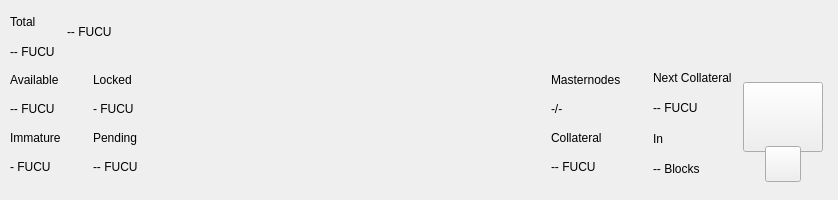
<?xml version="1.0" encoding="UTF-8"?>
<ui version="4.0">
 <class>TopBar</class>
 <widget class="QWidget" name="TopBar">
  <property name="geometry">
   <rect>
    <x>0</x>
    <y>0</y>
    <width>838</width>
    <height>200</height>
   </rect>
  </property>
  <property name="minimumSize">
   <size>
    <width>0</width>
    <height>200</height>
   </size>
  </property>
  <property name="maximumSize">
   <size>
    <width>16777215</width>
    <height>200</height>
   </size>
  </property>
  <property name="windowTitle">
   <string>Form</string>
  </property>
  <layout class="QVBoxLayout" name="verticalLayout_10" stretch="0">
   <property name="spacing">
    <number>0</number>
   </property>
   <property name="leftMargin">
    <number>0</number>
   </property>
   <property name="topMargin">
    <number>0</number>
   </property>
   <property name="rightMargin">
    <number>0</number>
   </property>
   <property name="bottomMargin">
    <number>0</number>
   </property>
   <item>
    <widget class="PFBorderImage" name="containerTop">
     <layout class="QVBoxLayout" name="verticalLayout_11">
      <property name="spacing">
       <number>0</number>
      </property>
      <property name="leftMargin">
       <number>0</number>
      </property>
      <property name="topMargin">
       <number>0</number>
      </property>
      <property name="rightMargin">
       <number>0</number>
      </property>
      <property name="bottomMargin">
       <number>0</number>
      </property>
      <item>
       <widget class="QWidget" name="top_container_2" native="true">
        <property name="minimumSize">
         <size>
          <width>0</width>
          <height>65</height>
         </size>
        </property>
        <layout class="QHBoxLayout" name="top_container">
         <property name="spacing">
          <number>0</number>
         </property>
         <property name="leftMargin">
          <number>10</number>
         </property>
         <property name="topMargin">
          <number>0</number>
         </property>
         <property name="rightMargin">
          <number>10</number>
         </property>
         <property name="bottomMargin">
          <number>0</number>
         </property>
         <item>
          <layout class="QHBoxLayout" name="horizontalLayout_4">
           <property name="spacing">
            <number>12</number>
           </property>
           <property name="rightMargin">
            <number>0</number>
           </property>
           <item>
            <widget class="QWidget" name="widgetAmount" native="true">
             <layout class="QVBoxLayout" name="verticalLayout_2">
              <property name="spacing">
               <number>2</number>
              </property>
              <property name="leftMargin">
               <number>0</number>
              </property>
              <property name="topMargin">
               <number>8</number>
              </property>
              <property name="rightMargin">
               <number>0</number>
              </property>
              <property name="bottomMargin">
               <number>0</number>
              </property>
              <item>
               <widget class="QLabel" name="labelTitle1">
                <property name="text">
                 <string>Total</string>
                </property>
               </widget>
              </item>
              <item>
               <widget class="QLabel" name="labelAmountFucu">
                <property name="text">
                 <string notr="true">-- FUCU</string>
                </property>
               </widget>
              </item>
             </layout>
            </widget>
           </item>
           <item alignment="Qt::AlignVCenter">
            <widget class="QWidget" name="widgetTopAmount" native="true">
             <property name="sizePolicy">
              <sizepolicy hsizetype="Preferred" vsizetype="Maximum">
               <horstretch>0</horstretch>
               <verstretch>0</verstretch>
              </sizepolicy>
             </property>
             <layout class="QHBoxLayout" name="horizontalLayout_5">
              <property name="spacing">
               <number>0</number>
              </property>
              <property name="leftMargin">
               <number>0</number>
              </property>
              <property name="topMargin">
               <number>0</number>
              </property>
              <property name="rightMargin">
               <number>0</number>
              </property>
              <property name="bottomMargin">
               <number>0</number>
              </property>
              <item alignment="Qt::AlignTop">
               <widget class="QLabel" name="labelAmountTopFucu">
                <property name="minimumSize">
                 <size>
                  <width>0</width>
                  <height>36</height>
                 </size>
                </property>
                <property name="styleSheet">
                 <string notr="true">padding:0px;margin:0px;</string>
                </property>
                <property name="text">
                 <string notr="true">-- FUCU</string>
                </property>
               </widget>
              </item>
             </layout>
            </widget>
           </item>
           <item>
            <spacer name="horizontalSpacer">
             <property name="orientation">
              <enum>Qt::Horizontal</enum>
             </property>
             <property name="sizeHint" stdset="0">
              <size>
               <width>40</width>
               <height>20</height>
              </size>
             </property>
            </spacer>
           </item>
           <item alignment="Qt::AlignRight">
            <widget class="QWidget" name="layoutSync" native="true">
             <property name="minimumSize">
              <size>
               <width>0</width>
               <height>36</height>
              </size>
             </property>
             <property name="maximumSize">
              <size>
               <width>16777215</width>
               <height>36</height>
              </size>
             </property>
             <layout class="QVBoxLayout" name="verticalLayout_9">
              <property name="leftMargin">
               <number>0</number>
              </property>
              <property name="topMargin">
               <number>0</number>
              </property>
              <property name="rightMargin">
               <number>0</number>
              </property>
              <property name="bottomMargin">
               <number>0</number>
              </property>
              <item>
               <widget class="ExpandableButton" name="pushButtonSync" native="true">
                <property name="minimumSize">
                 <size>
                  <width>36</width>
                  <height>36</height>
                 </size>
                </property>
                <property name="maximumSize">
                 <size>
                  <width>16777215</width>
                  <height>36</height>
                 </size>
                </property>
               </widget>
              </item>
             </layout>
            </widget>
           </item>
           <item>
            <widget class="ExpandableButton" name="pushButtonHDUpgrade" native="true">
             <property name="minimumSize">
              <size>
               <width>36</width>
               <height>36</height>
              </size>
             </property>
             <property name="maximumSize">
              <size>
               <width>16777215</width>
               <height>36</height>
              </size>
             </property>
            </widget>
           </item>
           <item>
            <widget class="ExpandableButton" name="pushButtonStack" native="true">
             <property name="minimumSize">
              <size>
               <width>36</width>
               <height>36</height>
              </size>
             </property>
             <property name="maximumSize">
              <size>
               <width>16777215</width>
               <height>36</height>
              </size>
             </property>
            </widget>
           </item>
           <item>
            <widget class="ExpandableButton" name="pushButtonConf" native="true">
             <property name="minimumSize">
              <size>
               <width>36</width>
               <height>36</height>
              </size>
             </property>
             <property name="maximumSize">
              <size>
               <width>16777215</width>
               <height>36</height>
              </size>
             </property>
            </widget>
           </item>
           <item>
            <widget class="ExpandableButton" name="pushButtonMasternodes" native="true">
             <property name="minimumSize">
              <size>
               <width>36</width>
               <height>36</height>
              </size>
             </property>
             <property name="maximumSize">
              <size>
               <width>16777215</width>
               <height>36</height>
              </size>
             </property>
            </widget>
           </item>
           <item>
            <widget class="ExpandableButton" name="pushButtonConsole" native="true">
             <property name="minimumSize">
              <size>
               <width>36</width>
               <height>36</height>
              </size>
             </property>
             <property name="maximumSize">
              <size>
               <width>16777215</width>
               <height>36</height>
              </size>
             </property>
            </widget>
           </item>
           <item>
            <widget class="ExpandableButton" name="pushButtonConnection" native="true">
             <property name="minimumSize">
              <size>
               <width>36</width>
               <height>36</height>
              </size>
             </property>
             <property name="maximumSize">
              <size>
               <width>16777215</width>
               <height>36</height>
              </size>
             </property>
            </widget>
           </item>
           <item>
            <widget class="ExpandableButton" name="pushButtonTor" native="true">
             <property name="minimumSize">
              <size>
               <width>36</width>
               <height>36</height>
              </size>
             </property>
             <property name="maximumSize">
              <size>
               <width>16777215</width>
               <height>36</height>
              </size>
             </property>
            </widget>
           </item>
           <item>
            <widget class="ExpandableButton" name="pushButtonLock" native="true">
             <property name="sizePolicy">
              <sizepolicy hsizetype="Expanding" vsizetype="Expanding">
               <horstretch>0</horstretch>
               <verstretch>0</verstretch>
              </sizepolicy>
             </property>
             <property name="minimumSize">
              <size>
               <width>36</width>
               <height>0</height>
              </size>
             </property>
             <property name="maximumSize">
              <size>
               <width>16777215</width>
               <height>36</height>
              </size>
             </property>
            </widget>
           </item>
           <item>
            <widget class="ExpandableButton" name="pushButtonTheme" native="true">
             <property name="minimumSize">
              <size>
               <width>36</width>
               <height>36</height>
              </size>
             </property>
             <property name="maximumSize">
              <size>
               <width>16777215</width>
               <height>36</height>
              </size>
             </property>
            </widget>
           </item>
           <item>
            <widget class="ExpandableButton" name="pushButtonFAQ" native="true">
             <property name="minimumSize">
              <size>
               <width>36</width>
               <height>36</height>
              </size>
             </property>
             <property name="maximumSize">
              <size>
               <width>16777215</width>
               <height>36</height>
              </size>
             </property>
            </widget>
           </item>
          </layout>
         </item>
        </layout>
       </widget>
      </item>
      <item>
       <widget class="QWidget" name="bottom_container" native="true">
        <property name="minimumSize">
         <size>
          <width>0</width>
          <height>135</height>
         </size>
        </property>
        <layout class="QHBoxLayout" name="botton_container">
         <property name="leftMargin">
          <number>10</number>
         </property>
         <property name="topMargin">
          <number>0</number>
         </property>
         <property name="rightMargin">
          <number>10</number>
         </property>
         <property name="bottomMargin">
          <number>10</number>
         </property>
         <item>
          <layout class="QHBoxLayout" name="horizontalLayout_3">
           <property name="spacing">
            <number>0</number>
           </property>
           <property name="bottomMargin">
            <number>9</number>
           </property>
           <item>
            <layout class="QVBoxLayout" name="verticalLayout_7">
             <property name="spacing">
              <number>0</number>
             </property>
             <property name="leftMargin">
              <number>0</number>
             </property>
             <property name="rightMargin">
              <number>0</number>
             </property>
             <item>
              <layout class="QHBoxLayout" name="horizontalLayout_2">
               <property name="spacing">
                <number>0</number>
               </property>
               <item>
                <layout class="QVBoxLayout" name="verticalLayout_6">
                 <item>
                  <widget class="QLabel" name="labelTitle5">
                   <property name="text">
                    <string>Available</string>
                   </property>
                  </widget>
                 </item>
                 <item>
                  <widget class="QLabel" name="labelAvailableFucu">
                   <property name="text">
                    <string>-- FUCU</string>
                   </property>
                  </widget>
                 </item>
                 <item>
                  <widget class="QLabel" name="labelTitle4">
                   <property name="text">
                    <string>Immature</string>
                   </property>
                  </widget>
                 </item>
                 <item>
                  <widget class="QLabel" name="labelImmatureFucu">
                   <property name="text">
                    <string notr="true">- FUCU</string>
                   </property>
                  </widget>
                 </item>
                </layout>
               </item>
               <item>
                <layout class="QVBoxLayout" name="verticalLayout_8">
                 <property name="leftMargin">
                  <number>32</number>
                 </property>
                 <item>
                  <widget class="QLabel" name="labelTitle6">
                   <property name="text">
                    <string>Locked</string>
                   </property>
                  </widget>
                 </item>
                 <item>
                  <widget class="QLabel" name="labelLockedFucu">
                   <property name="text">
                    <string>- FUCU</string>
                   </property>
                  </widget>
                 </item>
                 <item>
                  <widget class="QLabel" name="labelTitle3">
                   <property name="text">
                    <string>Pending</string>
                   </property>
                  </widget>
                 </item>
                 <item>
                  <widget class="QLabel" name="labelPendingFucu">
                   <property name="text">
                    <string notr="true">-- FUCU</string>
                   </property>
                  </widget>
                 </item>
                </layout>
               </item>
              </layout>
             </item>
            </layout>
           </item>
          </layout>
         </item>
         <item>
          <spacer name="horizontalSpacer_2">
           <property name="orientation">
            <enum>Qt::Horizontal</enum>
           </property>
           <property name="sizeHint" stdset="0">
            <size>
             <width>40</width>
             <height>20</height>
            </size>
           </property>
          </spacer>
         </item>
         <item>
          <layout class="QHBoxLayout" name="horizontalLayout_6">
           <property name="spacing">
            <number>0</number>
           </property>
           <property name="rightMargin">
            <number>0</number>
           </property>
           <property name="bottomMargin">
            <number>9</number>
           </property>
           <item>
            <layout class="QVBoxLayout" name="verticalLayout_5">
             <item>
              <widget class="QLabel" name="labelMasternodesTitle">
               <property name="text">
                <string>Masternodes</string>
               </property>
              </widget>
             </item>
             <item>
              <widget class="QLabel" name="labelMasternodeCount">
               <property name="text">
                <string>-/-</string>
               </property>
              </widget>
             </item>
             <item>
              <widget class="QLabel" name="labelTitle8">
               <property name="text">
                <string>Collateral</string>
               </property>
              </widget>
             </item>
             <item>
              <widget class="QLabel" name="labelCollateralFucu">
               <property name="text">
                <string notr="true">-- FUCU</string>
               </property>
              </widget>
             </item>
            </layout>
           </item>
           <item>
            <widget class="QWidget" name="widgetNextCollateral" native="true">
             <layout class="QVBoxLayout" name="verticalLayout_12">
              <property name="leftMargin">
               <number>32</number>
              </property>
              <property name="topMargin">
               <number>0</number>
              </property>
              <property name="rightMargin">
               <number>0</number>
              </property>
              <property name="bottomMargin">
               <number>0</number>
              </property>
              <item>
               <widget class="QLabel" name="labelNextMasternodesTitle">
                <property name="text">
                 <string>Next Collateral</string>
                </property>
               </widget>
              </item>
              <item>
               <widget class="QLabel" name="labelNextCollateralValue">
                <property name="text">
                 <string>-- FUCU</string>
                </property>
               </widget>
              </item>
              <item>
               <widget class="QLabel" name="labelTitle9">
                <property name="text">
                 <string>In</string>
                </property>
               </widget>
              </item>
              <item>
               <widget class="QLabel" name="labelNextCollateralBlocks">
                <property name="text">
                 <string notr="true">-- Blocks</string>
                </property>
               </widget>
              </item>
             </layout>
            </widget>
           </item>
          </layout>
         </item>
         <item>
          <widget class="QWidget" name="qrContainer" native="true">
           <property name="sizePolicy">
            <sizepolicy hsizetype="Preferred" vsizetype="Minimum">
             <horstretch>0</horstretch>
             <verstretch>0</verstretch>
            </sizepolicy>
           </property>
           <property name="minimumSize">
            <size>
             <width>90</width>
             <height>110</height>
            </size>
           </property>
           <property name="maximumSize">
            <size>
             <width>90</width>
             <height>110</height>
            </size>
           </property>
           <layout class="QVBoxLayout" name="containerQR">
            <property name="spacing">
             <number>0</number>
            </property>
            <property name="leftMargin">
             <number>5</number>
            </property>
            <property name="topMargin">
             <number>10</number>
            </property>
            <property name="rightMargin">
             <number>5</number>
            </property>
            <property name="bottomMargin">
             <number>0</number>
            </property>
            <item>
             <widget class="QPushButton" name="btnQr">
              <property name="minimumSize">
               <size>
                <width>70</width>
                <height>70</height>
               </size>
              </property>
              <property name="maximumSize">
               <size>
                <width>16777215</width>
                <height>70</height>
               </size>
              </property>
              <property name="focusPolicy">
               <enum>Qt::NoFocus</enum>
              </property>
              <property name="text">
               <string/>
              </property>
              <property name="iconSize">
               <size>
                <width>70</width>
                <height>70</height>
               </size>
              </property>
             </widget>
            </item>
            <item>
             <spacer name="verticalSpacer">
              <property name="orientation">
               <enum>Qt::Vertical</enum>
              </property>
              <property name="sizeType">
               <enum>QSizePolicy::Fixed</enum>
              </property>
              <property name="sizeHint" stdset="0">
               <size>
                <width>20</width>
                <height>20</height>
               </size>
              </property>
             </spacer>
            </item>
            <item alignment="Qt::AlignHCenter|Qt::AlignBottom">
             <widget class="QPushButton" name="pushButtonQR">
              <property name="minimumSize">
               <size>
                <width>36</width>
                <height>36</height>
               </size>
              </property>
              <property name="maximumSize">
               <size>
                <width>36</width>
                <height>36</height>
               </size>
              </property>
              <property name="focusPolicy">
               <enum>Qt::NoFocus</enum>
              </property>
              <property name="text">
               <string/>
              </property>
             </widget>
            </item>
           </layout>
          </widget>
         </item>
        </layout>
       </widget>
      </item>
     </layout>
    </widget>
   </item>
  </layout>
 </widget>
 <customwidgets>
  <customwidget>
   <class>ExpandableButton</class>
   <extends>QWidget</extends>
   <header>qt/fucucoin/expandablebutton.h</header>
   <container>1</container>
  </customwidget>
  <customwidget>
   <class>PFBorderImage</class>
   <extends>QFrame</extends>
   <header>qt/fucucoin/pfborderimage.h</header>
   <container>1</container>
  </customwidget>
 </customwidgets>
 <resources/>
 <connections/>
</ui>
